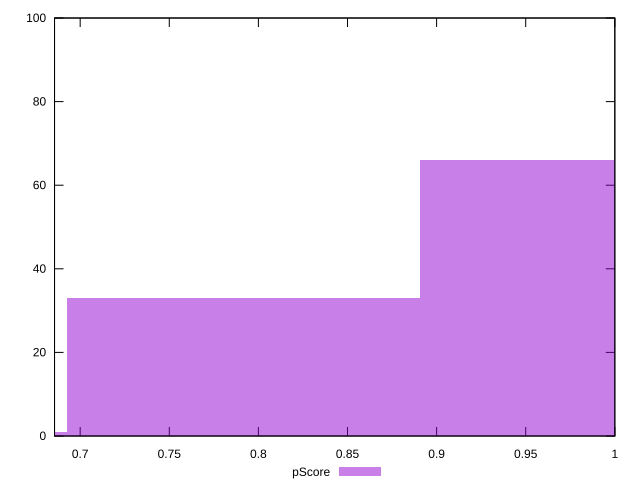

Write the gnuplot code that produced this figure.
reset

$pScore <<EOF
0.7918310092120147 33
0.593873256909011 1
0.9897887615150183 66
EOF

set key outside below
set boxwidth 0.19795775230300366
set xrange [0.6856122222222222:1]
set yrange [0:100]
set trange [0:100]
set style fill transparent solid 0.5 noborder
set terminal svg size 640, 490 enhanced background rgb 'white'
set output "report_00017_2021-02-10T15-08-03.406Z/uses-rel-preconnect/samples/pages+cached+noadtech+nomedia/pScore/histogram.svg"

plot $pScore title "pScore" with boxes

reset
